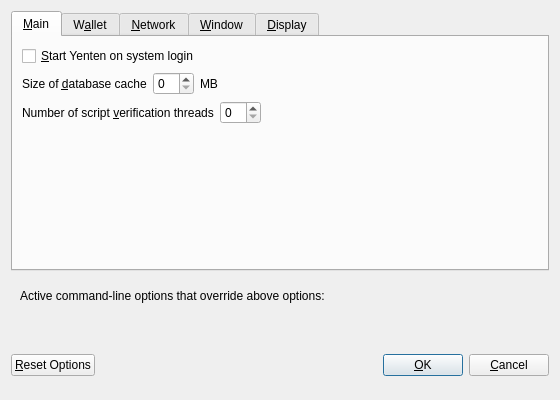
<?xml version="1.0" encoding="UTF-8"?>
<ui version="4.0">
 <class>OptionsDialog</class>
 <widget class="QDialog" name="OptionsDialog">
  <property name="geometry">
   <rect>
    <x>0</x>
    <y>0</y>
    <width>560</width>
    <height>400</height>
   </rect>
  </property>
  <property name="windowTitle">
   <string>Options</string>
  </property>
  <property name="modal">
   <bool>true</bool>
  </property>
  <layout class="QVBoxLayout" name="verticalLayout">
   <item>
    <widget class="QTabWidget" name="tabWidget">
     <property name="currentIndex">
      <number>0</number>
     </property>
     <widget class="QWidget" name="tabMain">
      <attribute name="title">
       <string>&amp;Main</string>
      </attribute>
      <layout class="QVBoxLayout" name="verticalLayout_Main">
       <item>
        <widget class="QCheckBox" name="bitcoinAtStartup">
         <property name="toolTip">
          <string>Automatically start Yenten after logging in to the system.</string>
         </property>
         <property name="text">
          <string>&amp;Start Yenten on system login</string>
         </property>
        </widget>
       </item>
       <item>
        <layout class="QHBoxLayout" name="horizontalLayout_2_Main">
         <item>
          <widget class="QLabel" name="databaseCacheLabel">
           <property name="text">
            <string>Size of &amp;database cache</string>
           </property>
           <property name="textFormat">
            <enum>Qt::PlainText</enum>
           </property>
           <property name="buddy">
            <cstring>databaseCache</cstring>
           </property>
          </widget>
         </item>
         <item>
          <widget class="QSpinBox" name="databaseCache"/>
         </item>
         <item>
          <widget class="QLabel" name="databaseCacheUnitLabel">
           <property name="text">
            <string>MB</string>
           </property>
           <property name="textFormat">
            <enum>Qt::PlainText</enum>
           </property>
          </widget>
         </item>
         <item>
          <spacer name="horizontalSpacer_2_Main">
           <property name="orientation">
            <enum>Qt::Horizontal</enum>
           </property>
           <property name="sizeHint" stdset="0">
            <size>
             <width>40</width>
             <height>20</height>
            </size>
           </property>
          </spacer>
         </item>
        </layout>
       </item>
       <item>
        <layout class="QHBoxLayout" name="horizontalLayout_3_Main">
         <item>
          <widget class="QLabel" name="threadsScriptVerifLabel">
           <property name="text">
            <string>Number of script &amp;verification threads</string>
           </property>
           <property name="textFormat">
            <enum>Qt::PlainText</enum>
           </property>
           <property name="buddy">
            <cstring>threadsScriptVerif</cstring>
           </property>
          </widget>
         </item>
         <item>
          <widget class="QSpinBox" name="threadsScriptVerif">
           <property name="toolTip">
            <string>(0 = auto, &lt;0 = leave that many cores free)</string>
           </property>
          </widget>
         </item>
         <item>
          <spacer name="horizontalSpacer_3_Main">
           <property name="orientation">
            <enum>Qt::Horizontal</enum>
           </property>
           <property name="sizeHint" stdset="0">
            <size>
             <width>40</width>
             <height>20</height>
            </size>
           </property>
          </spacer>
         </item>
        </layout>
       </item>
       <item>
        <spacer name="verticalSpacer_Main">
         <property name="orientation">
          <enum>Qt::Vertical</enum>
         </property>
         <property name="sizeHint" stdset="0">
          <size>
           <width>20</width>
           <height>40</height>
          </size>
         </property>
        </spacer>
       </item>
      </layout>
     </widget>
     <widget class="QWidget" name="tabWallet">
      <attribute name="title">
       <string>W&amp;allet</string>
      </attribute>
      <layout class="QVBoxLayout" name="verticalLayout_Wallet">
       <item>
        <widget class="QLabel" name="transactionFeeInfoLabel">
         <property name="text">
          <string>Optional transaction fee per kB that helps make sure your transactions are processed quickly. Most transactions are 1 kB.</string>
         </property>
         <property name="textFormat">
          <enum>Qt::PlainText</enum>
         </property>
         <property name="wordWrap">
          <bool>true</bool>
         </property>
        </widget>
       </item>
       <item>
        <layout class="QHBoxLayout" name="horizontalLayout_1_Wallet">
         <item>
          <widget class="QLabel" name="transactionFeeLabel">
           <property name="text">
            <string>Pay transaction &amp;fee</string>
           </property>
           <property name="textFormat">
            <enum>Qt::PlainText</enum>
           </property>
           <property name="buddy">
            <cstring>transactionFee</cstring>
           </property>
          </widget>
         </item>
         <item>
          <widget class="BitcoinAmountField" name="transactionFee"/>
         </item>
         <item>
          <spacer name="horizontalSpacer_1_Wallet">
           <property name="orientation">
            <enum>Qt::Horizontal</enum>
           </property>
           <property name="sizeHint" stdset="0">
            <size>
             <width>40</width>
             <height>20</height>
            </size>
           </property>
          </spacer>
         </item>
        </layout>
       </item>
       <item>
        <spacer name="verticalSpacer_Wallet">
         <property name="orientation">
          <enum>Qt::Vertical</enum>
         </property>
         <property name="sizeHint" stdset="0">
          <size>
           <width>20</width>
           <height>40</height>
          </size>
         </property>
        </spacer>
       </item>
       <item>
        <widget class="QGroupBox" name="groupBox">
         <property name="title">
          <string>Expert</string>
         </property>
         <layout class="QVBoxLayout" name="verticalLayout_2">
          <item>
           <widget class="QCheckBox" name="coinControlFeatures">
            <property name="toolTip">
             <string>Whether to show coin control features or not.</string>
            </property>
            <property name="text">
             <string>Enable coin &amp;control features</string>
            </property>
           </widget>
          </item>
          <item>
           <widget class="QCheckBox" name="spendZeroConfChange">
            <property name="toolTip">
             <string>If you disable the spending of unconfirmed change, the change from a transaction cannot be used until that transaction has at least one confirmation. This also affects how your balance is computed.</string>
            </property>
            <property name="text">
             <string>&amp;Spend unconfirmed change</string>
            </property>
           </widget>
          </item>
         </layout>
        </widget>
       </item>
      </layout>
     </widget>
     <widget class="QWidget" name="tabNetwork">
      <attribute name="title">
       <string>&amp;Network</string>
      </attribute>
      <layout class="QVBoxLayout" name="verticalLayout_Network">
       <item>
        <widget class="QCheckBox" name="mapPortUpnp">
         <property name="toolTip">
          <string>Automatically open the Yenten client port on the router. This only works when your router supports UPnP and it is enabled.</string>
         </property>
         <property name="text">
          <string>Map port using &amp;UPnP</string>
         </property>
        </widget>
       </item>
       <item>
        <widget class="QCheckBox" name="connectSocks">
         <property name="toolTip">
          <string>Connect to the Yenten network through a SOCKS proxy.</string>
         </property>
         <property name="text">
          <string>&amp;Connect through SOCKS proxy (default proxy):</string>
         </property>
        </widget>
       </item>
       <item>
        <layout class="QHBoxLayout" name="horizontalLayout_1_Network">
         <item>
          <widget class="QLabel" name="proxyIpLabel">
           <property name="text">
            <string>Proxy &amp;IP:</string>
           </property>
           <property name="textFormat">
            <enum>Qt::PlainText</enum>
           </property>
           <property name="buddy">
            <cstring>proxyIp</cstring>
           </property>
          </widget>
         </item>
         <item>
          <widget class="QValidatedLineEdit" name="proxyIp">
           <property name="minimumSize">
            <size>
             <width>140</width>
             <height>0</height>
            </size>
           </property>
           <property name="maximumSize">
            <size>
             <width>140</width>
             <height>16777215</height>
            </size>
           </property>
           <property name="toolTip">
            <string>IP address of the proxy (e.g. IPv4: 127.0.0.1 / IPv6: ::1)</string>
           </property>
          </widget>
         </item>
         <item>
          <widget class="QLabel" name="proxyPortLabel">
           <property name="text">
            <string>&amp;Port:</string>
           </property>
           <property name="textFormat">
            <enum>Qt::PlainText</enum>
           </property>
           <property name="buddy">
            <cstring>proxyPort</cstring>
           </property>
          </widget>
         </item>
         <item>
          <widget class="QLineEdit" name="proxyPort">
           <property name="minimumSize">
            <size>
             <width>55</width>
             <height>0</height>
            </size>
           </property>
           <property name="maximumSize">
            <size>
             <width>55</width>
             <height>16777215</height>
            </size>
           </property>
           <property name="toolTip">
            <string>Port of the proxy (e.g. 9050)</string>
           </property>
          </widget>
         </item>
         <item>
          <widget class="QLabel" name="socksVersionLabel">
           <property name="text">
            <string>SOCKS &amp;Version:</string>
           </property>
           <property name="textFormat">
            <enum>Qt::PlainText</enum>
           </property>
           <property name="buddy">
            <cstring>socksVersion</cstring>
           </property>
          </widget>
         </item>
         <item>
          <widget class="QValueComboBox" name="socksVersion">
           <property name="toolTip">
            <string>SOCKS version of the proxy (e.g. 5)</string>
           </property>
          </widget>
         </item>
         <item>
          <spacer name="horizontalSpacer_1_Network">
           <property name="orientation">
            <enum>Qt::Horizontal</enum>
           </property>
           <property name="sizeHint" stdset="0">
            <size>
             <width>40</width>
             <height>20</height>
            </size>
           </property>
          </spacer>
         </item>
        </layout>
       </item>
       <item>
        <spacer name="verticalSpacer_Network">
         <property name="orientation">
          <enum>Qt::Vertical</enum>
         </property>
         <property name="sizeHint" stdset="0">
          <size>
           <width>20</width>
           <height>40</height>
          </size>
         </property>
        </spacer>
       </item>
      </layout>
     </widget>
     <widget class="QWidget" name="tabWindow">
      <attribute name="title">
       <string>&amp;Window</string>
      </attribute>
      <layout class="QVBoxLayout" name="verticalLayout_Window">
       <item>
        <widget class="QCheckBox" name="minimizeToTray">
         <property name="toolTip">
          <string>Show only a tray icon after minimizing the window.</string>
         </property>
         <property name="text">
          <string>&amp;Minimize to the tray instead of the taskbar</string>
         </property>
        </widget>
       </item>
       <item>
        <widget class="QCheckBox" name="minimizeOnClose">
         <property name="toolTip">
          <string>Minimize instead of exit the application when the window is closed. When this option is enabled, the application will be closed only after selecting Quit in the menu.</string>
         </property>
         <property name="text">
          <string>M&amp;inimize on close</string>
         </property>
        </widget>
       </item>
       <item>
        <spacer name="verticalSpacer_Window">
         <property name="orientation">
          <enum>Qt::Vertical</enum>
         </property>
         <property name="sizeHint" stdset="0">
          <size>
           <width>20</width>
           <height>40</height>
          </size>
         </property>
        </spacer>
       </item>
      </layout>
     </widget>
     <widget class="QWidget" name="tabDisplay">
      <attribute name="title">
       <string>&amp;Display</string>
      </attribute>
      <layout class="QVBoxLayout" name="verticalLayout_Display">
       <item>
        <layout class="QHBoxLayout" name="horizontalLayout_1_Display">
         <item>
          <widget class="QLabel" name="langLabel">
           <property name="text">
            <string>User Interface &amp;language:</string>
           </property>
           <property name="textFormat">
            <enum>Qt::PlainText</enum>
           </property>
           <property name="buddy">
            <cstring>lang</cstring>
           </property>
          </widget>
         </item>
         <item>
          <widget class="QValueComboBox" name="lang">
           <property name="toolTip">
            <string>The user interface language can be set here. This setting will take effect after restarting Yenten.</string>
           </property>
          </widget>
         </item>
        </layout>
       </item>
       <item>
        <layout class="QHBoxLayout" name="horizontalLayout_2_Display">
         <item>
          <widget class="QLabel" name="unitLabel">
           <property name="text">
            <string>&amp;Unit to show amounts in:</string>
           </property>
           <property name="textFormat">
            <enum>Qt::PlainText</enum>
           </property>
           <property name="buddy">
            <cstring>unit</cstring>
           </property>
          </widget>
         </item>
         <item>
          <widget class="QValueComboBox" name="unit">
           <property name="toolTip">
            <string>Choose the default subdivision unit to show in the interface and when sending coins.</string>
           </property>
          </widget>
         </item>
        </layout>
       </item>
       <item>
        <widget class="QCheckBox" name="displayAddresses">
         <property name="toolTip">
          <string>Whether to show Yenten addresses in the transaction list or not.</string>
         </property>
         <property name="text">
          <string>&amp;Display addresses in transaction list</string>
         </property>
        </widget>
       </item>
       <item>
        <layout class="QHBoxLayout" name="horizontalLayout_3_Display">
         <item>
          <widget class="QLabel" name="thirdPartyTxUrlsLabel">
           <property name="toolTip">
            <string>Third party URLs (e.g. a block explorer) that appear in the transactions tab as context menu items. %s in the URL is replaced by transaction hash. Multiple URLs are separated by vertical bar |.</string>
           </property>
           <property name="text">
            <string>Third party transaction URLs</string>
           </property>
           <property name="buddy">
            <cstring>thirdPartyTxUrls</cstring>
           </property>
          </widget>
         </item>
         <item>
          <widget class="QLineEdit" name="thirdPartyTxUrls">
           <property name="toolTip">
            <string>Third party URLs (e.g. a block explorer) that appear in the transactions tab as context menu items. %s in the URL is replaced by transaction hash. Multiple URLs are separated by vertical bar |.</string>
           </property>
          </widget>
         </item>
        </layout>
       </item>
       <item>
        <spacer name="verticalSpacer_Display">
         <property name="orientation">
          <enum>Qt::Vertical</enum>
         </property>
         <property name="sizeHint" stdset="0">
          <size>
           <width>20</width>
           <height>40</height>
          </size>
         </property>
        </spacer>
       </item>
      </layout>
     </widget>
    </widget>
   </item>
   <item>
    <widget class="QFrame" name="frame">
     <layout class="QVBoxLayout" name="verticalLayout_Bottom">
      <item>
       <layout class="QHBoxLayout" name="horizontalLayout_Bottom">
        <item>
         <widget class="QLabel" name="overriddenByCommandLineInfoLabel">
          <property name="text">
           <string>Active command-line options that override above options:</string>
          </property>
          <property name="textFormat">
           <enum>Qt::PlainText</enum>
          </property>
         </widget>
        </item>
        <item>
         <spacer name="horizontalSpacer_Bottom">
          <property name="orientation">
           <enum>Qt::Horizontal</enum>
          </property>
          <property name="sizeHint" stdset="0">
           <size>
            <width>40</width>
            <height>20</height>
           </size>
          </property>
         </spacer>
        </item>
       </layout>
      </item>
      <item>
       <widget class="QLabel" name="overriddenByCommandLineLabel">
        <property name="text">
         <string/>
        </property>
        <property name="textFormat">
         <enum>Qt::PlainText</enum>
        </property>
        <property name="wordWrap">
         <bool>true</bool>
        </property>
       </widget>
      </item>
     </layout>
    </widget>
   </item>
   <item>
    <layout class="QHBoxLayout" name="horizontalLayout_Buttons">
     <item>
      <widget class="QPushButton" name="resetButton">
       <property name="toolTip">
        <string>Reset all client options to default.</string>
       </property>
       <property name="text">
        <string>&amp;Reset Options</string>
       </property>
       <property name="autoDefault">
        <bool>false</bool>
       </property>
      </widget>
     </item>
     <item>
      <spacer name="horizontalSpacer_1">
       <property name="orientation">
        <enum>Qt::Horizontal</enum>
       </property>
       <property name="sizeHint" stdset="0">
        <size>
         <width>40</width>
         <height>48</height>
        </size>
       </property>
      </spacer>
     </item>
     <item>
      <widget class="QLabel" name="statusLabel">
       <property name="minimumSize">
        <size>
         <width>200</width>
         <height>0</height>
        </size>
       </property>
       <property name="font">
        <font>
         <weight>75</weight>
         <bold>true</bold>
        </font>
       </property>
       <property name="text">
        <string/>
       </property>
       <property name="textFormat">
        <enum>Qt::PlainText</enum>
       </property>
       <property name="wordWrap">
        <bool>true</bool>
       </property>
      </widget>
     </item>
     <item>
      <spacer name="horizontalSpacer_2">
       <property name="orientation">
        <enum>Qt::Horizontal</enum>
       </property>
       <property name="sizeHint" stdset="0">
        <size>
         <width>40</width>
         <height>48</height>
        </size>
       </property>
      </spacer>
     </item>
     <item>
      <widget class="QPushButton" name="okButton">
       <property name="text">
        <string>&amp;OK</string>
       </property>
      </widget>
     </item>
     <item>
      <widget class="QPushButton" name="cancelButton">
       <property name="text">
        <string>&amp;Cancel</string>
       </property>
       <property name="autoDefault">
        <bool>false</bool>
       </property>
      </widget>
     </item>
    </layout>
   </item>
  </layout>
 </widget>
 <customwidgets>
  <customwidget>
   <class>BitcoinAmountField</class>
   <extends>QLineEdit</extends>
   <header>bitcoinamountfield.h</header>
   <container>1</container>
  </customwidget>
  <customwidget>
   <class>QValidatedLineEdit</class>
   <extends>QLineEdit</extends>
   <header>qvalidatedlineedit.h</header>
  </customwidget>
  <customwidget>
   <class>QValueComboBox</class>
   <extends>QComboBox</extends>
   <header>qvaluecombobox.h</header>
  </customwidget>
 </customwidgets>
 <resources/>
 <connections/>
</ui>
